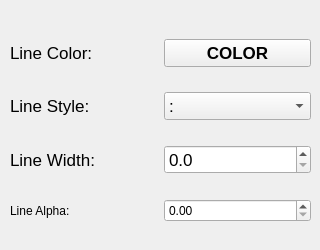
    <widget class="QWidget" name="tab_2">
     <attribute name="title">
      <string>Line</string>
     </attribute>
     <widget class="QWidget" name="gridLayoutWidget_9">
      <property name="geometry">
       <rect>
        <x>10</x>
        <y>20</y>
        <width>301</width>
        <height>221</height>
       </rect>
      </property>
      <layout class="QGridLayout" name="gridLayout_9">
       <item row="2" column="0">
        <widget class="QLabel" name="label_4">
         <property name="font">
          <font>
           <family>Arial</family>
           <pointsize>13</pointsize>
          </font>
         </property>
         <property name="text">
          <string>Line Width:</string>
         </property>
        </widget>
       </item>
       <item row="0" column="1">
        <widget class="QPushButton" name="btnLCol">
         <property name="font">
          <font>
           <family>Arial</family>
           <pointsize>13</pointsize>
           <weight>75</weight>
           <bold>true</bold>
          </font>
         </property>
         <property name="text">
          <string>COLOR</string>
         </property>
        </widget>
       </item>
       <item row="2" column="1">
        <widget class="QDoubleSpinBox" name="sbLW">
         <property name="font">
          <font>
           <family>Arial</family>
           <pointsize>13</pointsize>
          </font>
         </property>
         <property name="decimals">
          <number>1</number>
         </property>
         <property name="singleStep">
          <double>0.100000000000000</double>
         </property>
        </widget>
       </item>
       <item row="0" column="0">
        <widget class="QLabel" name="label">
         <property name="font">
          <font>
           <family>Arial</family>
           <pointsize>13</pointsize>
          </font>
         </property>
         <property name="text">
          <string>Line Color:</string>
         </property>
        </widget>
       </item>
       <item row="1" column="0">
        <widget class="QLabel" name="label_5">
         <property name="font">
          <font>
           <family>Arial</family>
           <pointsize>13</pointsize>
          </font>
         </property>
         <property name="text">
          <string>Line Style:</string>
         </property>
        </widget>
       </item>
       <item row="1" column="1">
        <widget class="QComboBox" name="cbLS">
         <property name="font">
          <font>
           <family>Arial</family>
           <pointsize>13</pointsize>
          </font>
         </property>
         <item>
          <property name="text">
           <string>:</string>
          </property>
         </item>
         <item>
          <property name="text">
           <string>-.</string>
          </property>
         </item>
         <item>
          <property name="text">
           <string>--</string>
          </property>
         </item>
         <item>
          <property name="text">
           <string>-</string>
          </property>
         </item>
         <item>
          <property name="text">
           <string/>
          </property>
         </item>
        </widget>
       </item>
       <item row="3" column="0">
        <widget class="QLabel" name="label_42">
         <property name="text">
          <string>Line Alpha:</string>
         </property>
        </widget>
       </item>
       <item row="3" column="1">
        <widget class="QDoubleSpinBox" name="sbLAlpha">
         <property name="maximum">
          <double>1.000000000000000</double>
         </property>
         <property name="singleStep">
          <double>0.010000000000000</double>
         </property>
        </widget>
       </item>
      </layout>
     </widget>
    </widget>
